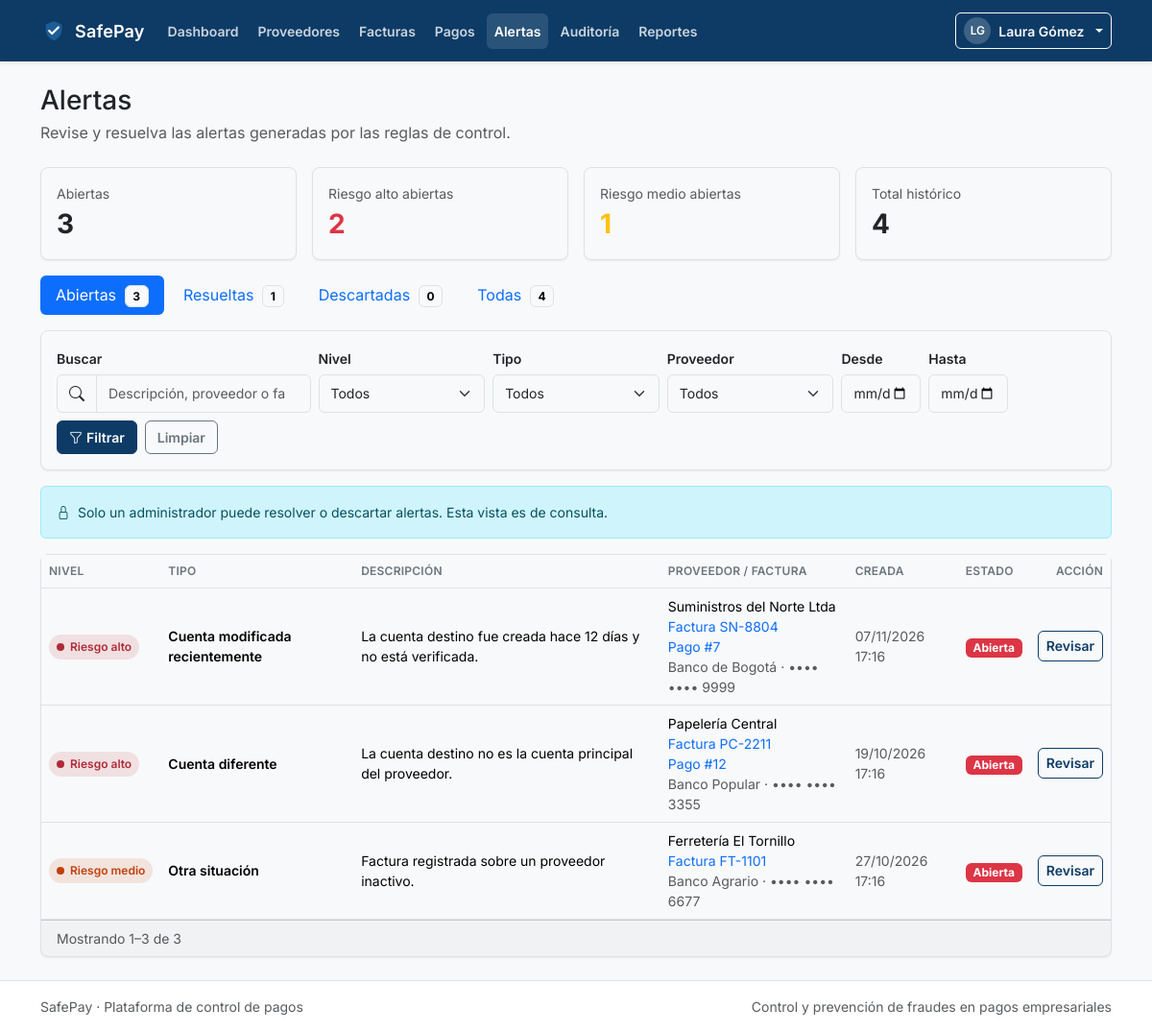
The app's page /modules/alertas/index.php (signed in) with its own data.
### tables this page shows
CREATE TABLE alertas (
    id_alerta            INT UNSIGNED AUTO_INCREMENT PRIMARY KEY,
    id_factura           INT UNSIGNED NULL,
    id_pago              INT UNSIGNED NULL,
    id_proveedor         INT UNSIGNED NULL,
    id_cuenta            INT UNSIGNED NULL,
    tipo                 ENUM('factura_duplicada','cuenta_diferente',
                              'cuenta_modificada_reciente','valor_inusual','otra') NOT NULL,
    nivel                ENUM('bajo','medio','alto') NOT NULL,
    descripcion          VARCHAR(255) NOT NULL,
    estado               ENUM('abierta','resuelta','descartada') NOT NULL DEFAULT 'abierta',
    creada_en            DATETIME NOT NULL DEFAULT CURRENT_TIMESTAMP,
    id_usuario_resuelve  INT UNSIGNED NULL,
    resuelta_en          DATETIME NULL,
    justificacion        VARCHAR(255) NULL,
    CONSTRAINT chk_alertas_referencia CHECK (
        id_factura IS NOT NULL OR id_pago IS NOT NULL
        OR id_proveedor IS NOT NULL OR id_cuenta IS NOT NULL
    ),
    KEY idx_alertas_estado_nivel (estado, nivel),
    KEY idx_alertas_factura (id_factura),
    KEY idx_alertas_pago (id_pago),
    KEY idx_alertas_proveedor (id_proveedor),
    KEY idx_alertas_cuenta (id_cuenta),
    KEY idx_alertas_usuario_resuelve (id_usuario_resuelve)
);

CREATE TABLE proveedores (
    id_proveedor  INT UNSIGNED AUTO_INCREMENT PRIMARY KEY,
    nit           VARCHAR(20)  NOT NULL,
    razon_social  VARCHAR(150) NOT NULL,
    correo        VARCHAR(120) NULL,
    telefono      VARCHAR(30)  NULL,
    estado        ENUM('activo','inactivo') NOT NULL DEFAULT 'activo',
    creado_en     DATETIME     NOT NULL DEFAULT CURRENT_TIMESTAMP,
    CONSTRAINT uq_proveedores_nit UNIQUE (nit),
    KEY idx_proveedores_estado (estado)
);

CREATE TABLE facturas (
    id_factura          INT UNSIGNED AUTO_INCREMENT PRIMARY KEY,
    id_proveedor        INT UNSIGNED NOT NULL,
    numero_factura      VARCHAR(40)  NOT NULL,
    fecha_emision       DATE         NOT NULL,
    valor               DECIMAL(14,2) NOT NULL,
    archivo_pdf         VARCHAR(255) NULL,
    estado              ENUM('registrada','observada','aprobada','rechazada','pagada')
                        NOT NULL DEFAULT 'registrada',
    id_usuario_registra INT UNSIGNED NOT NULL,
    creada_en           DATETIME     NOT NULL DEFAULT CURRENT_TIMESTAMP,
    CONSTRAINT uq_facturas_proveedor_numero UNIQUE (id_proveedor, numero_factura),
    CONSTRAINT chk_facturas_valor CHECK (valor > 0),
    KEY idx_facturas_estado (estado),
    KEY idx_facturas_fecha (fecha_emision),
    KEY idx_facturas_usuario (id_usuario_registra)
);

CREATE TABLE pagos (
    id_pago            INT UNSIGNED AUTO_INCREMENT PRIMARY KEY,
    id_factura         INT UNSIGNED NOT NULL,
    id_cuenta_destino  INT UNSIGNED NOT NULL,
    valor              DECIMAL(14,2) NOT NULL,
    estado             ENUM('pendiente','bloqueado','aprobado','rechazado','ejecutado')
                       NOT NULL DEFAULT 'pendiente',
    id_usuario_solicita INT UNSIGNED NOT NULL,
    solicitado_en      DATETIME NOT NULL DEFAULT CURRENT_TIMESTAMP,
    CONSTRAINT uq_pagos_factura UNIQUE (id_factura),
    CONSTRAINT chk_pagos_valor CHECK (valor > 0),
    KEY idx_pagos_estado (estado),
    KEY idx_pagos_cuenta (id_cuenta_destino),
    KEY idx_pagos_usuario (id_usuario_solicita)
);

CREATE TABLE cuentas_bancarias (
    id_cuenta           INT UNSIGNED AUTO_INCREMENT PRIMARY KEY,
    id_proveedor        INT UNSIGNED NOT NULL,
    banco               VARCHAR(80)  NOT NULL,
    tipo_cuenta         ENUM('ahorros','corriente') NOT NULL,
    numero_cuenta       VARCHAR(30)  NOT NULL,
    es_principal        TINYINT(1)   NOT NULL DEFAULT 0,
    verificada          TINYINT(1)   NOT NULL DEFAULT 0,
    id_usuario_verifica INT UNSIGNED NULL,
    verificada_en       DATETIME     NULL,
    creada_en           DATETIME     NOT NULL DEFAULT CURRENT_TIMESTAMP,
    modificada_en       DATETIME     NULL,
    principal_de        INT UNSIGNED GENERATED ALWAYS AS (
                            IF(es_principal = 1, id_proveedor, NULL)
                        ) STORED,
    CONSTRAINT uq_cuentas_proveedor_numero UNIQUE (id_proveedor, numero_cuenta),
    CONSTRAINT uq_cuentas_principal UNIQUE (principal_de),
    KEY idx_cuentas_usuario_verifica (id_usuario_verifica)
);

### modules/alertas/index.php (the view, shortened to what the rows shown need)
<?php
require_once __DIR__ . '/../../includes/functions.php';
require_once __DIR__ . '/../../includes/modules.php';
$pdo = conexionBd();
$estadoFiltro = (string) ($_GET['estado'] ?? 'abierta');
$where = [];
$params = [];
if ($estadoFiltro !== 'todas') {
    $where[] = 'a.estado = :estado';
    $params[':estado'] = $estadoFiltro;
}
$sqlWhere = $where !== [] ? ' WHERE ' . implode(' AND ', $where) : '';
$pagina = paginaActual();
$porPagina = 20;
$stmt = $pdo->prepare(
    'SELECT COUNT(*)
     FROM alertas a
     LEFT JOIN proveedores pr ON pr.id_proveedor = a.id_proveedor
     LEFT JOIN facturas f ON f.id_factura = a.id_factura
     LEFT JOIN pagos p ON p.id_pago = a.id_pago'
    . $sqlWhere
);
$stmt->execute($params);
$total = (int) $stmt->fetchColumn();
$paginas = totalPaginas($total, $porPagina);
$pagina = min($pagina, $paginas);
$offset = ($pagina - 1) * $porPagina;
$sql = "SELECT a.*, pr.razon_social,
               f.numero_factura,
               p.id_pago,
               c.banco, c.numero_cuenta,
               u.nombre AS responsable
        FROM alertas a
        LEFT JOIN proveedores pr ON pr.id_proveedor = a.id_proveedor
        LEFT JOIN facturas f ON f.id_factura = a.id_factura
        LEFT JOIN pagos p ON p.id_pago = a.id_pago
        LEFT JOIN cuentas_bancarias c ON c.id_cuenta = a.id_cuenta
        LEFT JOIN usuarios u ON u.id_usuario = a.id_usuario_resuelve"
    . $sqlWhere
    . " ORDER BY FIELD(a.estado, 'abierta', 'resuelta', 'descartada'),
                     FIELD(a.nivel, 'alto', 'medio', 'bajo'),
                     a.creada_en DESC, a.id_alerta DESC
        LIMIT " . $porPagina . ' OFFSET ' . $offset;
$stmt = $pdo->prepare($sql);
$stmt->execute($params);
$alertas = $stmt->fetchAll();
require_once __DIR__ . '/../../includes/header.php';
?>
<div class="container py-4">
    <div class="mb-4">
        <h1 class="h3 mb-1">Alertas</h1>
    </div>
    <div class="card">
        <div class="table-responsive">
            <table class="table table-hover align-middle mb-0">
                <thead>
                    <tr>
                        <th>Nivel</th>
                        <th>Tipo</th>
                        <th>Descripción</th>
                        <th>Proveedor / factura</th>
                        <th>Creada</th>
                        <th>Estado</th>
                        <th class="text-end">Acción</th>
                    </tr>
                </thead>
                <tbody>
                <?php if ($alertas === []): ?>
                    <tr>
                        <td colspan="7">
                            <div class="empty-state">
                                <i class="bi bi-shield-check d-block fs-2 mb-2" aria-hidden="true"></i>
                                <p class="mb-2">No hay alertas con esos filtros.</p>
                                <a class="btn btn-sm btn-outline-primary" href="<?= e(BASE_URL) ?>/modules/alertas/index.php">Limpiar filtros</a>
                            </div>
                        </td>
                    </tr>
                <?php else: ?>
                    <?php foreach ($alertas as $alerta): ?>
                        <tr>
                            <td><?= badgeRiesgo((string) $alerta['nivel']) ?></td>
                            <td class="small fw-semibold"><?= e(etiquetaTipoAlerta((string) $alerta['tipo'])) ?></td>
                            <td>
                                <div class="small"><?= e($alerta['descripcion']) ?></div>
                            </td>
                            <td class="small">
                                <?= e($alerta['razon_social'] ?? '—') ?>
                                <?php if ($alerta['numero_factura'] !== null): ?>
                                    <div>
                                        <a class="text-decoration-none" href="<?= e(BASE_URL) ?>/modules/facturas/detalle.php?id=<?= (int) $alerta['id_factura'] ?>">
                                            Factura <?= e($alerta['numero_factura']) ?>
                                        </a>
                                    </div>
                                <?php endif; ?>
                                <?php if ($alerta['id_pago'] !== null): ?>
                                    <div>
                                        <a class="text-decoration-none" href="<?= e(BASE_URL) ?>/modules/pagos/detalle.php?id=<?= (int) $alerta['id_pago'] ?>">
                                            Pago #<?= (int) $alerta['id_pago'] ?>
                                        </a>
                                    </div>
                                <?php endif; ?>
                                <?php if ($alerta['numero_cuenta'] !== null): ?>
                                    <div class="text-muted"><?= e($alerta['banco']) ?> · <?= e(enmascararCuenta((string) $alerta['numero_cuenta'])) ?></div>
                                <?php endif; ?>
                            </td>
                            <td class="text-muted small"><?= e(formatearFecha((string) $alerta['creada_en'], true)) ?></td>
                            <td><?= badgeEstado((string) $alerta['estado']) ?></td>
                            <td class="text-end">
                                <a class="btn btn-sm btn-outline-primary" href="<?= e(BASE_URL) ?>/modules/alertas/detalle.php?id=<?= (int) $alerta['id_alerta'] ?>">
                                    <?= $alerta['estado'] === 'abierta' ? 'Revisar' : 'Ver' ?>
                                </a>
                            </td>
                        </tr>
                    <?php endforeach; ?>
                <?php endif; ?>
                </tbody>
            </table>
        </div>
    </div>
</div>
<?php require_once __DIR__ . '/../../includes/footer.php'; ?>

### includes/modules.php (shortened to what the rows shown need)
<?php
function etiquetaEstado(string $estado): string
{
    return match ($estado) {
        'registrada'  => 'Registrada',
        'observada'   => 'Observada',
        'aprobada'    => 'Aprobada',
        'rechazada'   => 'Rechazada',
        'pagada'      => 'Pagada',
        'pendiente'   => 'Pendiente',
        'bloqueado'   => 'Bloqueado',
        'aprobado'    => 'Aprobado',
        'rechazado'   => 'Rechazado',
        'ejecutado'   => 'Ejecutado',
        'abierta'     => 'Abierta',
        'resuelta'    => 'Resuelta',
        'descartada'  => 'Descartada',
        'activo'      => 'Activo',
        'inactivo'    => 'Inactivo',
        default       => ucfirst($estado),
    };
}
function claseEstado(string $estado): string
{
    return match ($estado) {
        'observada', 'pendiente' => 'text-bg-warning',
        'bloqueado', 'rechazada', 'rechazado', 'abierta' => 'text-bg-danger',
        'aprobada', 'aprobado' => 'text-bg-info',
        'pagada', 'ejecutado', 'resuelta', 'activo' => 'text-bg-success',
        'descartada', 'inactivo' => 'text-bg-secondary',
        default => 'text-bg-light border',
    };
}
function badgeEstado(string $estado): string
{
    return '<span class="badge ' . e(claseEstado($estado)) . '">' . e(etiquetaEstado($estado)) . '</span>';
}
function etiquetaNivel(string $nivel): string
{
    return match ($nivel) {
        'alto'  => 'Riesgo alto',
        'medio' => 'Riesgo medio',
        'bajo'  => 'Riesgo bajo',
        default => 'Sin alertas',
    };
}
function badgeRiesgo(?string $nivel): string
{
    return '<span class="badge-risk badge-risk--' . e($nivel) . '"><span class="dot"></span>'
        . e(etiquetaNivel($nivel)) . '</span>';
}
function etiquetaTipoAlerta(string $tipo): string
{
    return match ($tipo) {
        'factura_duplicada'          => 'Factura duplicada',
        'cuenta_diferente'           => 'Cuenta diferente',
        'cuenta_modificada_reciente' => 'Cuenta modificada recientemente',
        'valor_inusual'              => 'Valor inusual',
        'otra'                       => 'Otra situación',
        default                      => ucfirst(str_replace('_', ' ', $tipo)),
    };
}
function enmascararCuenta(string $numero): string
{
    $digitos = preg_replace('/\D+/', '', $numero) ?? '';
    $ultimos = substr($digitos, -4);
    return '•••• •••• ' . ($ultimos !== '' ? $ultimos : '—');
}
function paginaActual(): int
{
    return max(1, (int) ($_GET['pagina'] ?? 1));
}
function totalPaginas(int $total, int $porPagina): int
{
    return max(1, (int) ceil($total / max(1, $porPagina)));
}

### records on screen
alertas: nivel "Riesgo alto", tipo "Cuenta modificada recientemente", descripcion "La cuenta destino fue creada hace 12 días y no está verificada.", id_proveedor.razon_social "Suministros del Norte Ltda", id_factura.numero_factura "SN-8804", id_pago.id_pago "7", id_cuenta.banco "Banco de Bogotá", id_cuenta.numero_cuenta "•••• •••• 9999", creada_en "07/11/2026 17:16", estado "Abierta", shows "Revisar"
alertas: nivel "Riesgo alto", tipo "Cuenta diferente", descripcion "La cuenta destino no es la cuenta principal del proveedor.", id_proveedor.razon_social "Papelería Central", id_factura.numero_factura "PC-2211", id_pago.id_pago "12", id_cuenta.banco "Banco Popular", id_cuenta.numero_cuenta "•••• •••• 3355", creada_en "19/10/2026 17:16", estado "Abierta", shows "Revisar"
alertas: nivel "Riesgo medio", tipo "Otra situación", descripcion "Factura registrada sobre un proveedor inactivo.", id_proveedor.razon_social "Ferretería El Tornillo", id_factura.numero_factura "FT-1101", id_cuenta.banco "Banco Agrario", id_cuenta.numero_cuenta "•••• •••• 6677", creada_en "27/10/2026 17:16", estado "Abierta", shows "Revisar"

### other values on screen
APP_NAME "SafePay"
$item['etiqueta'] "Dashboard"
$item['etiqueta'] "Proveedores"
$item['etiqueta'] "Facturas"
$item['etiqueta'] "Pagos"
$item['etiqueta'] "Alertas"
$item['etiqueta'] "Auditoría"
$item['etiqueta'] "Reportes"
iniciales($nombreUsuario ?? 'Usuario') "LG"
$nombreUsuario "Laura Gómez"
$conteos['abierta'] "3"
$nivelesAbiertos['alto'] "2"
$nivelesAbiertos['medio'] "1"
$conteos['todas'] "4"
$etiqueta "Abiertas"
